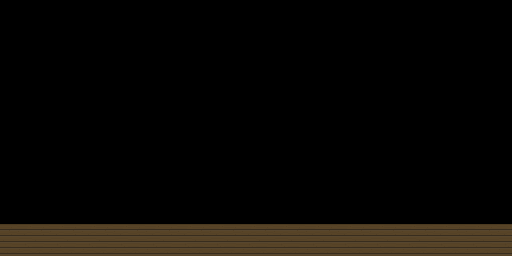

This game map was drawn from its Tiled (.tmx) file and the tilesets committed beside it. A one-line description and the full map source follow:
An orthogonal 16x8 tile map with 32x32 px tiles, 1 tile layer (Collide) and 1 object (Start).

<map version="1.5" tiledversion="1.7.2" orientation="orthogonal" renderorder="right-down" width="16" height="8" tilewidth="32" tileheight="32" infinite="0" nextlayerid="3" nextobjectid="2">
 <editorsettings>
  <export target="harbor.json" format="json" />
 </editorsettings>
 <tileset firstgid="1" name="castlestone" tilewidth="32" tileheight="32" tilecount="100" columns="10">
  <image source="../tilesets/castlestone.png" width="320" height="320" />
 </tileset>
 <objectgroup id="2" name="Objects">
  <object id="1" name="Start" x="47.8142" y="219.2">
   <point />
  </object>
 </objectgroup>
 <layer id="1" name="Collide" width="16" height="8">
  <data encoding="csv">
0,0,0,0,0,0,0,0,0,0,0,0,0,0,0,0,
0,0,0,0,0,0,0,0,0,0,0,0,0,0,0,0,
0,0,0,0,0,0,0,0,0,0,0,0,0,0,0,0,
0,0,0,0,0,0,0,0,0,0,0,0,0,0,0,0,
0,0,0,0,0,0,0,0,0,0,0,0,0,0,0,0,
0,0,0,0,0,0,0,0,0,0,0,0,0,0,0,0,
0,0,0,0,0,0,0,0,0,0,0,0,0,0,0,0,
8,8,8,8,8,8,8,8,8,8,8,8,8,8,8,8
</data>
 </layer>
</map>
